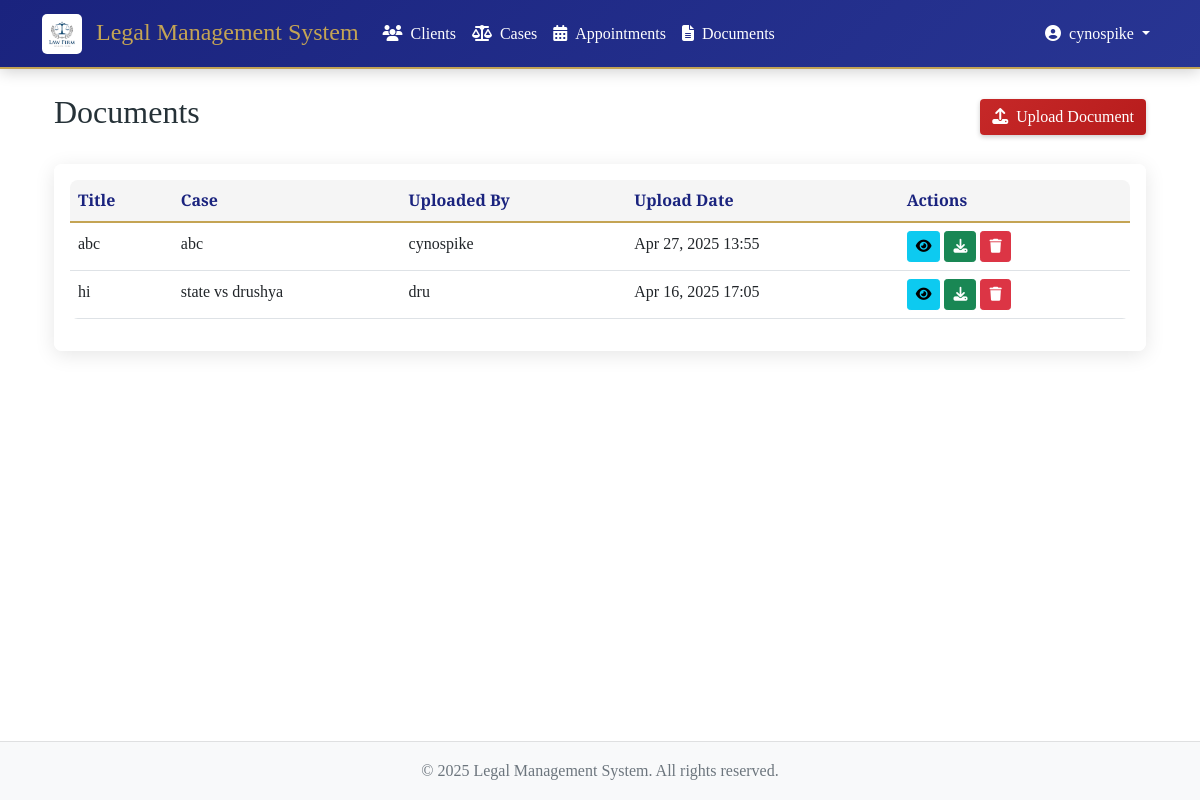
Page /documents/ (signed in) on the committed database.
### documents/models.py (models this page shows, shortened)
class Document(models.Model):
    title = models.CharField(max_length=255)
    file = models.FileField(upload_to='documents/')
    description = models.TextField(blank=True)
    uploaded_at = models.DateTimeField(auto_now_add=True)
    uploaded_by = models.ForeignKey(settings.AUTH_USER_MODEL, on_delete=models.CASCADE)
    case = models.ForeignKey(Case, on_delete=models.CASCADE, related_name='documents', null=True, blank=True)
    class Meta:
        ordering = ['-uploaded_at']

### cases/models.py (models this page shows)
class Case(models.Model):
    STATUS_CHOICES = [
        ('OPEN', 'Open'),
        ('IN_PROGRESS', 'In Progress'),
        ('CLOSED', 'Closed'),
    ]
    title = models.CharField(max_length=200)
    client = models.ForeignKey(Client, on_delete=models.CASCADE, related_name='cases')
    case_number = models.IntegerField()
    assigned_attorney = models.CharField(max_length=50)
    description = models.TextField(default=" ")
    court_name = models.CharField(max_length=50,default='District Court')
    status = models.CharField(max_length=20, choices=STATUS_CHOICES, default='OPEN')
    created_at = models.DateTimeField(auto_now_add=True)
    filing_date = models.DateField(default=datetime.date.today)
    updated_at = models.DateTimeField(auto_now=True)
    def __str__(self):
        return self.title

### documents/views.py (the view)
# urls.py: path('', views.document_list, name='document_list'),
@login_required
def document_list(request):
    documents = Document.objects.all()
    return render(request, 'documents/document_list.html', {'documents': documents})

### templates/documents/document_list.html (shortened to what this page needs)
{% extends 'base.html' %}
{% block content %}
<div class="container mt-4">
    <div class="d-flex justify-content-between align-items-center mb-4">
        <h2>Documents</h2>
        <a href="{% url 'documents:document_upload' %}" class="btn btn-primary">
            <i class="fas fa-upload me-2"></i>Upload Document
        </a>
    </div>
    <div class="card">
        <div class="card-body">
            <div class="table-responsive">
                <table class="table table-hover">
                    <thead>
                        <tr>
                            <th>Title</th>
                            <th>Case</th>
                            <th>Uploaded By</th>
                            <th>Upload Date</th>
                            <th>Actions</th>
                        </tr>
                    </thead>
                    <tbody>
                        {% for document in documents %}
                        <tr>
                            <td>{{ document.title }}</td>
                            <td>{% if document.case %}{{ document.case }}{% else %}N/A{% endif %}</td>
                            <td>{{ document.uploaded_by.username }}</td>
                            <td>{{ document.uploaded_at|date:"M d, Y H:i" }}</td>
                            <td>
                                <a href="{% url 'documents:document_detail' document.pk %}" class="btn btn-sm btn-info">
                                    <i class="fas fa-eye"></i>
                                </a>
                                <a href="{{ document.file.url }}" class="btn btn-sm btn-success" download>
                                    <i class="fas fa-download"></i>
                                </a>
                                <a href="{% url 'documents:document_delete' document.pk %}" class="btn btn-sm btn-danger">
                                    <i class="fas fa-trash"></i>
                                </a>
                            </td>
                        </tr>
                        {% empty %}
                        <tr>
                            <td colspan="5" class="text-center">No documents available.</td>
                        </tr>
                        {% endfor %}
                    </tbody>
                </table>
            </div>
        </div>
    </div>
</div>
{% endblock %}

### templates/base.html (shortened to what this page needs)
{% load static %}
<!DOCTYPE html>
<html lang="en">
<head>
    <link href="https://cdn.jsdelivr.net/npm/bootstrap@5.1.3/dist/css/bootstrap.min.css" rel="stylesheet">
    <link rel="stylesheet" href="https://cdnjs.cloudflare.com/ajax/libs/font-awesome/6.5.1/css/all.min.css">
    <link rel="stylesheet" href="{% static 'css/style.css' %}">
    <link rel="stylesheet" href="{% static 'css/animations.css' %}">
</head>
<body>
    <nav class="navbar navbar-expand-lg navbar-dark">
        <div class="container">
            <a class="navbar-brand" href="{% url 'dashboard' %}">
                <img src="{% static 'images/logo.png' %}" alt="Legal Management System" height="40" class="me-2">
                Legal Management System
            </a>
            {% if user.is_authenticated %}
            <div class="collapse navbar-collapse" id="navbarNav">
                <ul class="navbar-nav me-auto">
                    <li class="nav-item">
                        <a class="nav-link" href="{% url 'clients:client_list' %}">
                            <i class="fas fa-users me-2"></i>Clients
                        </a>
                    </li>
                    <li class="nav-item">
                        <a class="nav-link" href="{% url 'cases:case_list' %}">
                            <i class="fas fa-balance-scale me-2"></i>Cases
                        </a>
                    </li>
                    <li class="nav-item">
                        <a class="nav-link" href="{% url 'appointments:appointment_list' %}">
                            <i class="fas fa-calendar-alt me-2"></i>Appointments
                        </a>
                    </li>
                    <li class="nav-item">
                        <a class="nav-link" href="{% url 'documents:document_list' %}">
                            <i class="fas fa-file-alt me-2"></i>Documents
                        </a>
                    </li>
                </ul>
                <div class="navbar-nav">
                    <div class="nav-item dropdown">
                        <a class="nav-link dropdown-toggle" href="#" id="userDropdown" role="button" data-bs-toggle="dropdown">
                            <i class="fas fa-user-circle me-2"></i>{{ user.username }}
                        </a>
                    </div>
                </div>
            </div>
            {% endif %}
        </div>
    </nav>
    <div class="content-wrapper">
        <div class="container mt-4">
            {% block content %}
            {% endblock %}
        </div>
    </div>
    <footer class="footer py-3 bg-light">
        <div class="container text-center">
            <span class="text-muted">© {% now "Y" %} Legal Management System. All rights reserved.</span>
        </div>
    </footer>
</body>
</html>

### static/css/style.css (style rules this page uses)
:root { --primary-color: #1a237e; --secondary-color: #283593; --accent-color: #c62828; --text-color: #263238; --light-bg: #f5f5f5; --gold-accent: #c4a454; }
body { font-family: 'Crimson Text', serif; color: var(--text-color); line-height: 1.6; min-height: 100vh; display: flex; flex-direction: column; margin: 0; }
.content-wrapper { flex: 1 0 auto; padding-bottom: 60px; }
.footer { flex-shrink: 0; background-color: var(--light-bg); position: fixed; bottom: 0; width: 100%; z-index: 100; border-top: 1px solid rgba(0, 0, 0, 0.1); }
.content-wrapper::before { content: ''; position: absolute; top: 0; left: 0; right: 0; bottom: 0; background-color: rgba(255, 255, 255, 0.85); z-index: -1; }
.navbar { margin-bottom: 0; }
.footer { margin-top: auto; background-color: var(--light-bg); }
.card { background-color: rgba(255, 255, 255, 0.9); backdrop-filter: blur(5px); }
.navbar { background: linear-gradient(135deg, rgba(26, 35, 126, 0.95), rgba(40, 53, 147, 0.95)) !important; }
.table { background-color: rgba(255, 255, 255, 0.9); }
.navbar { background: linear-gradient(135deg, var(--primary-color), var(--secondary-color)) !important; box-shadow: 0 2px 15px rgba(0,0,0,0.2); border-bottom: 2px solid var(--gold-accent); }
.navbar-brand { font-family: 'Cormorant Garamond', serif; font-size: 1.5rem; color: var(--gold-accent) !important; }
.nav-link { color: #fff !important; font-weight: 500; transition: color 0.3s ease; }
.card { border: none; box-shadow: 0 4px 20px rgba(0,0,0,0.1); background: rgba(255, 255, 255, 0.97); border-radius: 8px; overflow: hidden; }
.btn-primary { background: linear-gradient(135deg, var(--accent-color), #b71c1c); border: none; box-shadow: 0 2px 5px rgba(0,0,0,0.2); transition: all 0.3s ease; }
.table { background: white; border-radius: 8px; overflow: hidden; }
.table thead th { background: var(--light-bg); color: var(--primary-color); font-family: 'Cormorant Garamond', serif; border-bottom: 2px solid var(--gold-accent); }
.navbar-brand img { border-radius: 5px; object-fit: contain; height: 40px; width: auto; transition: transform 0.3s ease; }

### rows in the picture
Document: title "abc", case "abc", uploaded_by.username "cynospike", uploaded_at "Apr 27, 2025 13:55"
Document: title "hi", case "state vs drushya", uploaded_by.username "dru", uploaded_at "Apr 16, 2025 17:05"

### other values in the picture
{{ user.username }} "cynospike"
